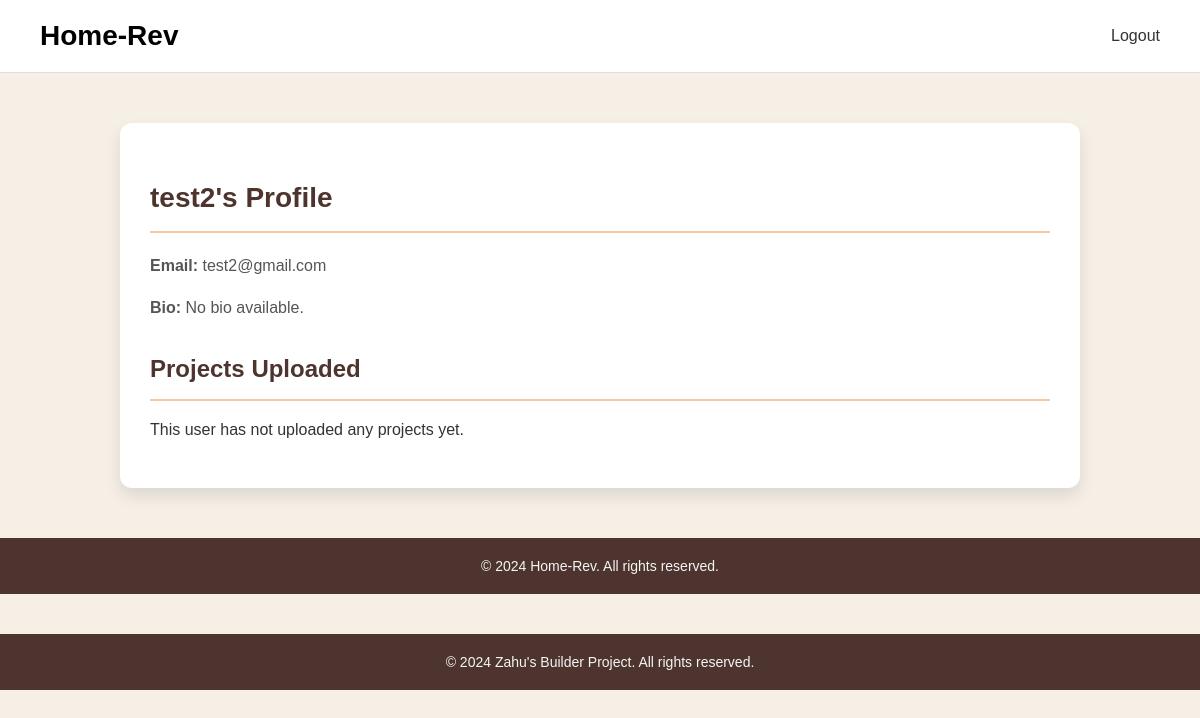
The page /profile/2 on the database its author committed.
### db_setup.py (models this page shows)
class User(db.Model):
    id = db.Column(db.Integer, primary_key=True)
    username = db.Column(db.String(150), unique=True, nullable=False)
    email = db.Column(db.String(150), unique=True, nullable=False)
    password = db.Column(db.String(150), nullable=False)
    bio = db.Column(db.Text, nullable=True)
    rating = db.Column(db.Float, nullable=True)
    is_admin = db.Column(db.Boolean, default=False)  # New column for admin role

### app.py (the view)
@app.route('/profile/<int:user_id>')
def view_uploader_profile(user_id):
    user = User.query.get_or_404(user_id)
    projects = Project.query.filter_by(user_id=user.id).all()
    return render_template('profile.html', user=user, projects=projects)

### templates/profile.html (shortened to what this page needs)
      <!DOCTYPE html>
            <html lang="en">
            <head>
            </head>
            <body>
                <header>
                    <div class="left-menu">
                        <span class="site-name">Home-Rev</span>
                    </div>
                    <nav class="right-menu">
                        <a href="{{ url_for('logout') }}">Logout</a>
                       </nav>
                </header>
                <div class="profile-container">
                    <h2>{{ user.username }}'s Profile</h2>
                    <div class="profile-details">
                        <p><strong>Email:</strong> {{ user.email }}</p>
                        <p><strong>Bio:</strong> {{ user.bio if user.bio else "No bio available." }}</p>
                    </div>
                    <div class="projects-section">
                        <h3>Projects Uploaded</h3>
                        {% if projects %}
                            {% for project in projects %}
                                <div class="project-item">
                                    <h4>{{ project.name }}</h4>
                                    <p>{{ project.description | truncate(150, True) }}</p>
                                    <a href="{{ url_for('project_details', project_id=project.id) }}" class="view-project-btn">View Project</a>
                                </div>
                            {% endfor %}
                        {% else %}
                            <p>This user has not uploaded any projects yet.</p>
                        {% endif %}
                    </div>
                </div>
                <footer>
                    &copy; 2024 Home-Rev. All rights reserved.
                </footer>
            </body>
            </html>
    <footer>
        &copy; 2024 Zahu's Builder Project. All rights reserved.
    </footer>
</body>
</html>

### templates/profile.html (style rules this page uses)
body { font-family: 'Poppins', sans-serif; background-color: #f5efe6; color: #333; margin: 0; padding: 0; }
.profile-container { max-width: 900px; margin: 50px auto; padding: 30px; background-color: #fff; border-radius: 12px; box-shadow: 0 8px 16px rgba(0, 0, 0, 0.1); line-height: 1.6; }
.profile-container h2 { font-size: 28px; color: #4e342e; border-bottom: 2px solid #f7c8a3; padding-bottom: 10px; margin-bottom: 20px; }
.profile-details p { font-size: 16px; color: #555; margin-bottom: 10px; }
.projects-section { margin-top: 30px; }
.projects-section h3 { font-size: 24px; color: #4e342e; margin-bottom: 15px; border-bottom: 2px solid #f7c8a3; padding-bottom: 10px; }
footer { padding: 20px; background-color: #4e342e; color: #f5f5f5; text-align: center; font-size: 14px; margin-top: 40px; }
header { display: flex; justify-content: space-between; align-items: center; padding: 20px 40px; background-color: #ffffff; border-bottom: 1px solid #ddd; }
.site-name { font-size: 28px; font-weight: 600; color: #000; }
nav a { margin-left: 20px; text-decoration: none; color: #333; font-weight: 500; font-size: 16px; transition: color 0.3s ease; }

### rows shown on the page
User: username "test2", email "test2@gmail.com", bio "No bio available."
